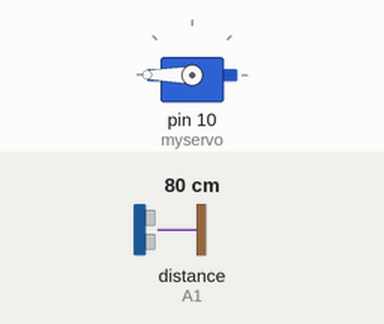
Simulated run of this sketch. Board: Arduino Uno, built with avr-gcc and run on an emulated ATmega328P. On the bench: servo. The inputs (shaded band) are chosen by the test bench; at power-on: distance to the obstacle (sensor on A1) 80 cm. The echo pulse lasts 58.3 µs per cm; what the sketch prints to the serial monitor is not drawn.

Above: at 1.2 s.
1.3 s: distance to the obstacle (sensor on A1) set to 53 cm
4.3 s: distance to the obstacle (sensor on A1) set to 43 cm
At 5.4 s:
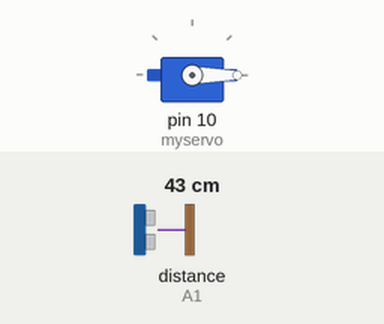
5.8 s: distance to the obstacle (sensor on A1) set to 60 cm
At 7.3 s:
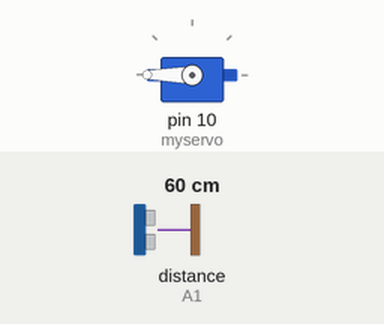
Timing chart, 0 to 8.8 s (numbered marks = the images above; inputs shaded):
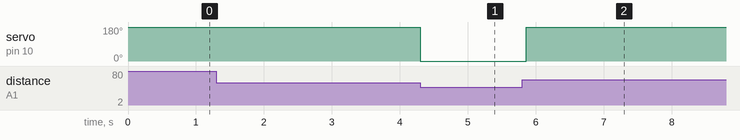

The sketch:

Sampah_Otomatis.ino
```cpp
#include <NewPing.h>
#include <Servo.h>

#define TRIGGER_PIN  A0
#define ECHO_PIN     A1
#define MAX_DISTANCE 100

Servo myservo;
NewPing sonar(TRIGGER_PIN, ECHO_PIN, MAX_DISTANCE);

void setup() {
  Serial.begin(115200);
  myservo.attach(10);
}

void loop() {
  int jarak = 0;
  jarak = sonar.ping_cm();

  Serial.print("Jarak: ");
  Serial.print(jarak);
  Serial.print("cm");

  myservo.write(180);

  if(jarak>0&&jarak<50){
    Serial.println("Buka pintu!!!!!");

    myservo.write(0);
  }

  delay(50);
}
```

Measured:
- the behaviour switches between 49 and 48 cm on distance to the obstacle (sensor on A1) (found by bisection; images 0 and 1)
- after the input at 1.3 s, every drawn part: stays the same
- after the input at 4.3 s, servo on pin 10 (myservo): 180° → 0° at once
- after the input at 5.8 s, servo on pin 10 (myservo): 0° → 180° after 0.06 s
